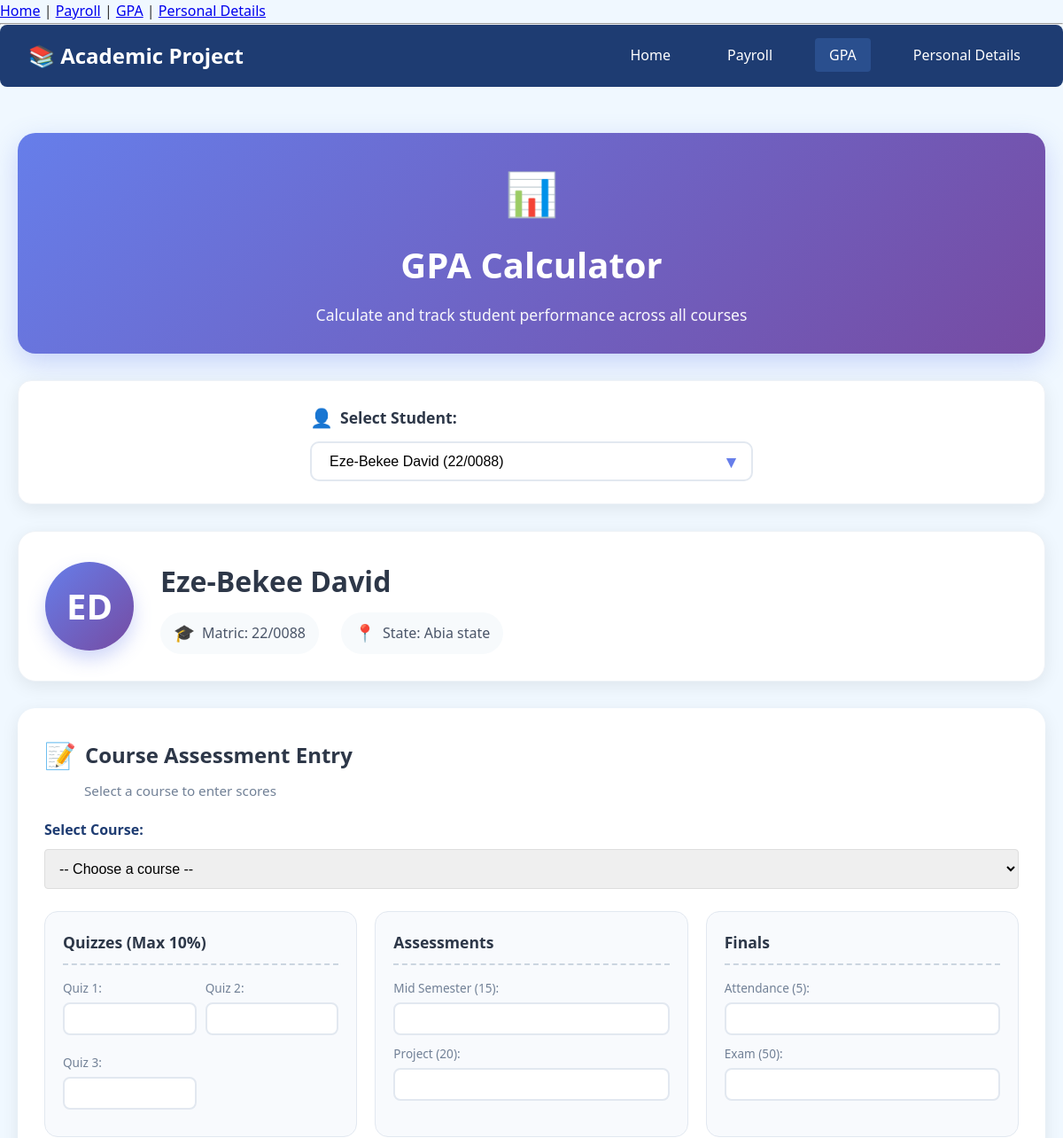
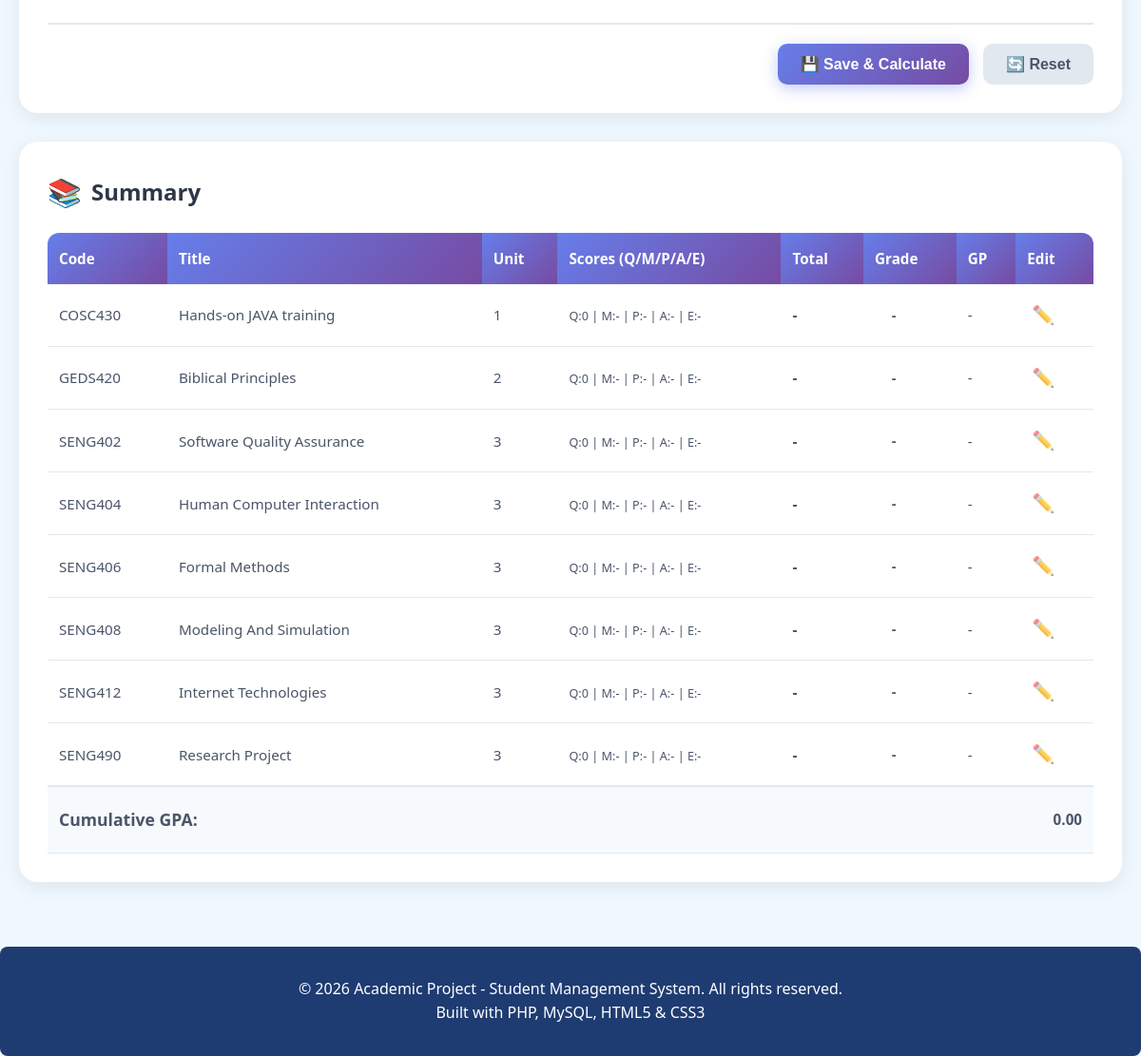
The app's page /pages/gpa.php?student_id=9 with its own data (2 pictures, top to bottom).
### tables this page shows
CREATE TABLE students (
    id INT PRIMARY KEY AUTO_INCREMENT,
    matric_number VARCHAR(20) UNIQUE NOT NULL,
    name VARCHAR(100) NOT NULL,
    blood_group VARCHAR(5),
    state_of_origin VARCHAR(50),
    phone VARCHAR(15),
    hobbies TEXT,
    created_at TIMESTAMP DEFAULT CURRENT_TIMESTAMP
);

CREATE TABLE courses (
    id INT PRIMARY KEY AUTO_INCREMENT,
    course_code VARCHAR(10) UNIQUE NOT NULL,
    course_title VARCHAR(100) NOT NULL,
    credit_unit INT NOT NULL
);

### pages/gpa.php (the view, shortened to what this page needs)
<?php
require_once '../config/db.php';
include '../includes/header.php';
include '../includes/navbar.php';
$students_query = "SELECT id, name, matric_number FROM students ORDER BY name";
$students_result = mysqli_query($conn, $students_query);
$selected_student_id = isset($_GET['student_id']) ? (int)$_GET['student_id'] : 0;
$selected_student = null;
$student_courses = null;
if ($selected_student_id > 0) {
    $student_stmt = mysqli_prepare($conn, "SELECT * FROM students WHERE id = ?");
    mysqli_stmt_bind_param($student_stmt, "i", $selected_student_id);
    mysqli_stmt_execute($student_stmt);
    $student_result = mysqli_stmt_get_result($student_stmt);
    $selected_student = mysqli_fetch_assoc($student_result);
    $courses_stmt = mysqli_prepare($conn,
        "SELECT c.id AS course_ref_id, c.course_code, c.course_title, c.credit_unit,
                ca.id AS assessment_id, ca.quiz_1, ca.quiz_2, ca.quiz_3,
                ca.mid_semester, ca.project, ca.attendance, ca.exam,
                ca.total_score, ca.grade, ca.grade_point
         FROM courses c
         LEFT JOIN course_assessments ca ON c.id = ca.course_id AND ca.student_id = ?
         ORDER BY c.course_code"
    );
    mysqli_stmt_bind_param($courses_stmt, "i", $selected_student_id);
    mysqli_stmt_execute($courses_stmt);
    $student_courses = mysqli_stmt_get_result($courses_stmt);
}
?>
<div class="gpa-page">
    <div class="page-header">
        <h1><span class="header-icon">📊</span> GPA Calculator</h1>
        <p class="header-subtitle">Calculate and track student performance across all courses</p>
    </div>
    <div class="selection-card">
        <form method="GET" action="" class="student-selector">
            <div class="form-group">
                <label for="student_id">
                    <span class="label-icon">👤</span> Select Student:
                </label>
                <div class="select-wrapper">
                    <select name="student_id" id="student_id" class="form-control" onchange="this.form.submit()">
                        <?php while ($student = mysqli_fetch_assoc($students_result)): ?>
                            <option value="<?php echo $student['id']; ?>"
                                <?php echo $student['id'] == $selected_student_id ? 'selected' : ''; ?>>
                                <?php echo htmlspecialchars($student['name'] . ' (' . $student['matric_number'] . ')'); ?>
                            </option>
                        <?php endwhile; ?>
                    </select>
                    <span class="select-arrow">▼</span>
                </div>
            </div>
        </form>
    </div>
    <?php if ($selected_student): ?>
        <div class="student-info-card">
            <div class="student-avatar">
                <span class="avatar-initials">
                    <?php
                    $name_parts = explode(' ', $selected_student['name']);
                    $initials = '';
                    foreach ($name_parts as $part) {
                        $initials .= strtoupper(substr($part, 0, 1));
                    }
                    echo $initials;
                    ?>
                </span>
            </div>
            <div class="student-details">
                <h2><?php echo htmlspecialchars($selected_student['name']); ?></h2>
                <div class="student-meta">
                    <span class="meta-item">
                        <span class="meta-icon">🎓</span>
                        Matric: <?php echo htmlspecialchars($selected_student['matric_number']); ?>
                    </span>
                    <span class="meta-item">
                        <span class="meta-icon">📍</span>
                        State: <?php echo htmlspecialchars($selected_student['state_of_origin'] ?? 'N/A'); ?>
                    </span>
                </div>
            </div>
        </div>
        <div class="assessment-section">
            <div class="section-header">
                <h3><span class="section-icon">📝</span> Course Assessment Entry</h3>
                <p>Select a course to enter scores</p>
            </div>
            <form action="gpa_process.php" method="POST" class="assessment-form" id="assessmentForm">
                <div class="form-row">
                    <div class="form-group">
                        <label for="course_id">Select Course:</label>
                        <select name="course_id" id="course_id" class="form-control" required>
                            <option value="">-- Choose a course --</option>
                            <?php
                            if ($student_courses && mysqli_num_rows($student_courses) > 0) {
                                mysqli_data_seek($student_courses, 0);
                            ?>
                            <?php
                            }
                            ?>
                        </select>
                    </div>
                </div>
                <div class="assessment-grid">
                    <div class="assessment-category">
                        <h4>Quizzes (Max 10%)</h4>
                        <div class="score-inputs">
                            <div class="input-group">
                                <label for="quiz_1">Quiz 1:</label>
                                <input type="number" name="quiz_1" id="quiz_1" class="score-input" min="0" max="10" step="0.5">
                            </div>
                            <div class="input-group">
                                <label for="quiz_2">Quiz 2:</label>
                                <input type="number" name="quiz_2" id="quiz_2" class="score-input" min="0" max="10" step="0.5">
                            </div>
                            <div class="input-group">
                                <label for="quiz_3">Quiz 3:</label>
                                <input type="number" name="quiz_3" id="quiz_3" class="score-input" min="0" max="10" step="0.5">
                            </div>
                        </div>
                    </div>
                    <div class="assessment-category">
                        <h4>Assessments</h4>
                        <div class="input-group">
                            <label for="mid_semester">Mid Semester (15):</label>
                            <input type="number" name="mid_semester" id="mid_semester" class="score-input" min="0" max="15" step="0.5">
                        </div>
                        <div class="input-group">
                            <label for="project">Project (20):</label>
                            <input type="number" name="project" id="project" class="score-input" min="0" max="20" step="0.5">
                        </div>
                    </div>
                    <div class="assessment-category">
                        <h4>Finals</h4>
                        <div class="input-group">
                            <label for="attendance">Attendance (5):</label>
                            <input type="number" name="attendance" id="attendance" class="score-input" min="0" max="5" step="0.5">
                        </div>
                        <div class="input-group">
                            <label for="exam">Exam (50):</label>
                            <input type="number" name="exam" id="exam" class="score-input" min="0" max="50" step="0.5">
                        </div>
                    </div>
                </div>
                <div class="form-actions">
                    <button type="submit" class="btn btn-primary">💾 Save & Calculate</button>
                    <button type="reset" class="btn btn-secondary">🔄 Reset</button>
                </div>
            </form>
        </div>
        <div class="courses-section">
            <div class="section-header">
                <h3><span class="section-icon">📚</span> Summary</h3>
            </div>
            <div class="table-responsive">
                <table class="courses-table">
                    <thead>
                        <tr>
                            <th>Code</th>
                            <th>Title</th>
                            <th>Unit</th>
                            <th>Scores (Q/M/P/A/E)</th>
                            <th>Total</th>
                            <th>Grade</th>
                            <th>GP</th>
                            <th>Edit</th>
                        </tr>
                    </thead>
                    <tbody>
                        <?php
                        $total_grade_points = 0;
                        $total_credits = 0;
                        if ($student_courses && mysqli_num_rows($student_courses) > 0) {
                            mysqli_data_seek($student_courses, 0);
                            while ($course = mysqli_fetch_assoc($student_courses)):
                                $total = $course['total_score'] ?? 0;
                                $grade_point = $course['grade_point'] ?? 0;
                                $credit = $course['credit_unit'];
                        ?>
                            <tr>
                                <td><?php echo htmlspecialchars($course['course_code']); ?></td>
                                <td><?php echo htmlspecialchars($course['course_title']); ?></td>
                                <td><?php echo $credit; ?></td>
                                <td>
                                    <small>
                                        Q:<?php echo ($course['quiz_1']+$course['quiz_2']+$course['quiz_3']); ?> |
                                        M:<?php echo $course['mid_semester'] ?? '-'; ?> |
                                        P:<?php echo $course['project'] ?? '-'; ?> |
                                        A:<?php echo $course['attendance'] ?? '-'; ?> |
                                        E:<?php echo $course['exam'] ?? '-'; ?>
                                    </small>
                                </td>
                                <td class="<?php echo $total >= 50 ? 'text-success' : 'text-danger'; ?>">
                                    <strong><?php echo $total ? number_format($total, 1) : '-'; ?></strong>
                                </td>
                                <td><span class="grade-badge"><?php echo $course['grade'] ?? '-'; ?></span></td>
                                <td><?php echo $grade_point ? number_format($grade_point, 1) : '-'; ?></td>
                                <td>
                                    <?php
                                        $jsData = [
                                            'id' => $course['course_ref_id'],
                                            'q1' => $course['quiz_1'],
                                            'q2' => $course['quiz_2'],
                                            'q3' => $course['quiz_3'],
                                            'mid' => $course['mid_semester'],
                                            'proj' => $course['project'],
                                            'att' => $course['attendance'],
                                            'exam' => $course['exam']
                                        ];
                                    ?>
                                    <button type="button" class="btn-icon-small"
                                            onclick='editCourse(<?php echo json_encode($jsData); ?>)'>
                                        ✏️
                                    </button>
                                </td>
                            </tr>
                        <?php endwhile;
                        } else { ?>
                            <tr><td colspan="8">No courses found for this student.</td></tr>
                        <?php } ?>
                    </tbody>
                    <tfoot>
                        <tr class="summary-row">
                            <td colspan="3" class="summary-label">Cumulative GPA:</td>
                            <td colspan="5" class="summary-gpa">
                                <?php
                                if ($total_credits > 0) {
                                    $cgpa = $total_grade_points / $total_credits;
                                    echo number_format($cgpa, 2);
                                } else {
                                    echo "0.00";
                                }
                                ?>
                            </td>
                        </tr>
                    </tfoot>
                </table>
            </div>
        </div>
    <?php elseif ($selected_student_id > 0): ?>
        <div class="error-message">
            <p>Student not found.</p>
        </div>
    <?php endif; ?>
</div>
<?php include '../includes/footer.php'; ?>

### records on screen
students: name "Eze-Bekee David", matric_number "22/0088", state_of_origin "Abia state"
courses: course_code "COSC430", course_title "Hands-on JAVA training", credit_unit "1", quiz_3 "0", mid_semester "-", project "-", attendance "-", exam "-", grade "-"
courses: course_code "GEDS420", course_title "Biblical Principles", credit_unit "2", quiz_3 "0", mid_semester "-", project "-", attendance "-", exam "-", grade "-"
courses: course_code "SENG402", course_title "Software Quality Assurance", credit_unit "3", quiz_3 "0", mid_semester "-", project "-", attendance "-", exam "-", grade "-"
courses: course_code "SENG404", course_title "Human Computer Interaction", credit_unit "3", quiz_3 "0", mid_semester "-", project "-", attendance "-", exam "-", grade "-"
courses: course_code "SENG406", course_title "Formal Methods", credit_unit "3", quiz_3 "0", mid_semester "-", project "-", attendance "-", exam "-", grade "-"
courses: course_code "SENG408", course_title "Modeling And Simulation", credit_unit "3", quiz_3 "0", mid_semester "-", project "-", attendance "-", exam "-", grade "-"
courses: course_code "SENG412", course_title "Internet Technologies", credit_unit "3", quiz_3 "0", mid_semester "-", project "-", attendance "-", exam "-", grade "-"
courses: course_code "SENG490", course_title "Research Project", credit_unit "3", quiz_3 "0", mid_semester "-", project "-", attendance "-", exam "-", grade "-"

### other values on screen
$initials "ED"
form field student_id "Eze-Bekee David (22/0088)"
